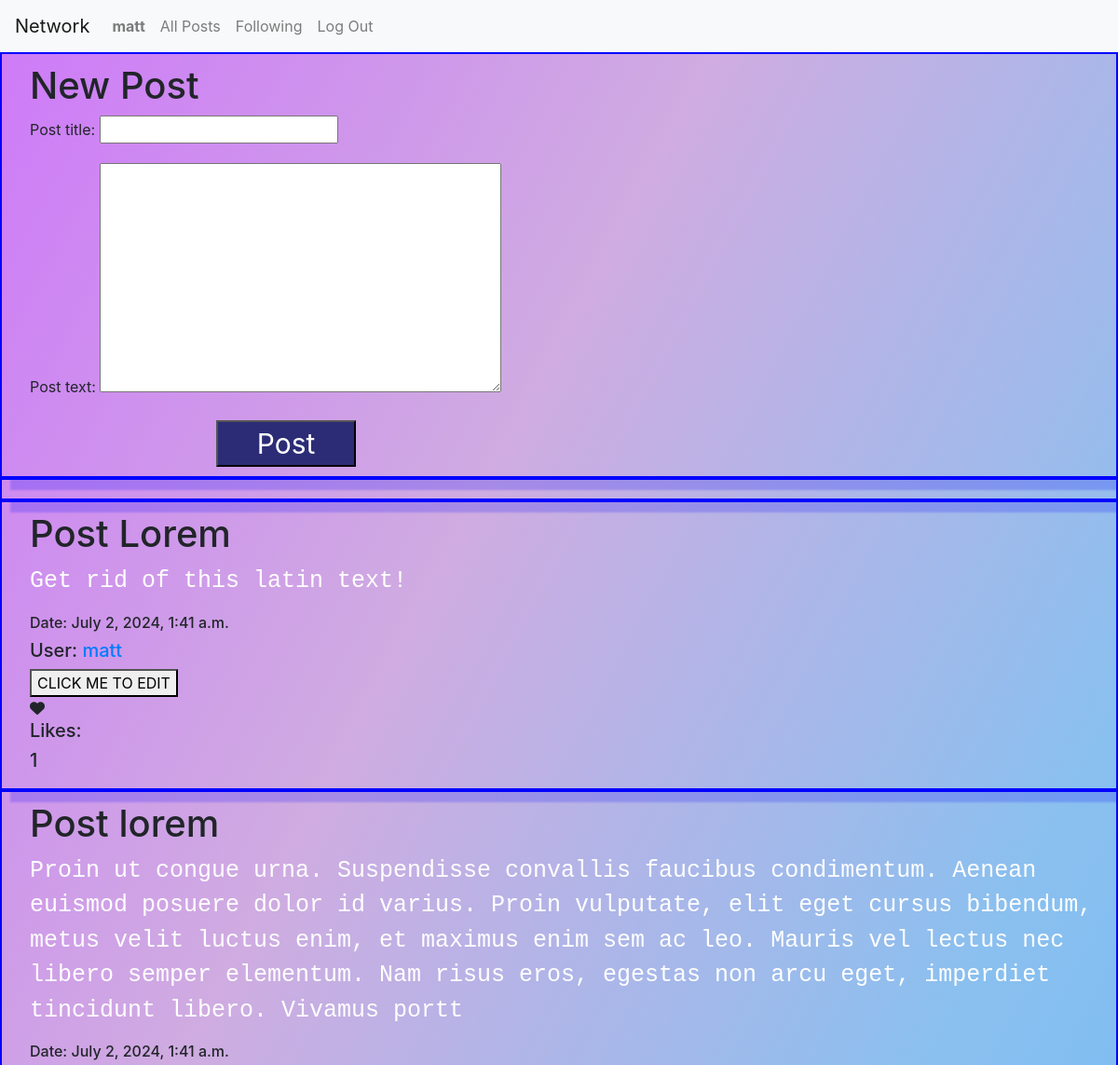
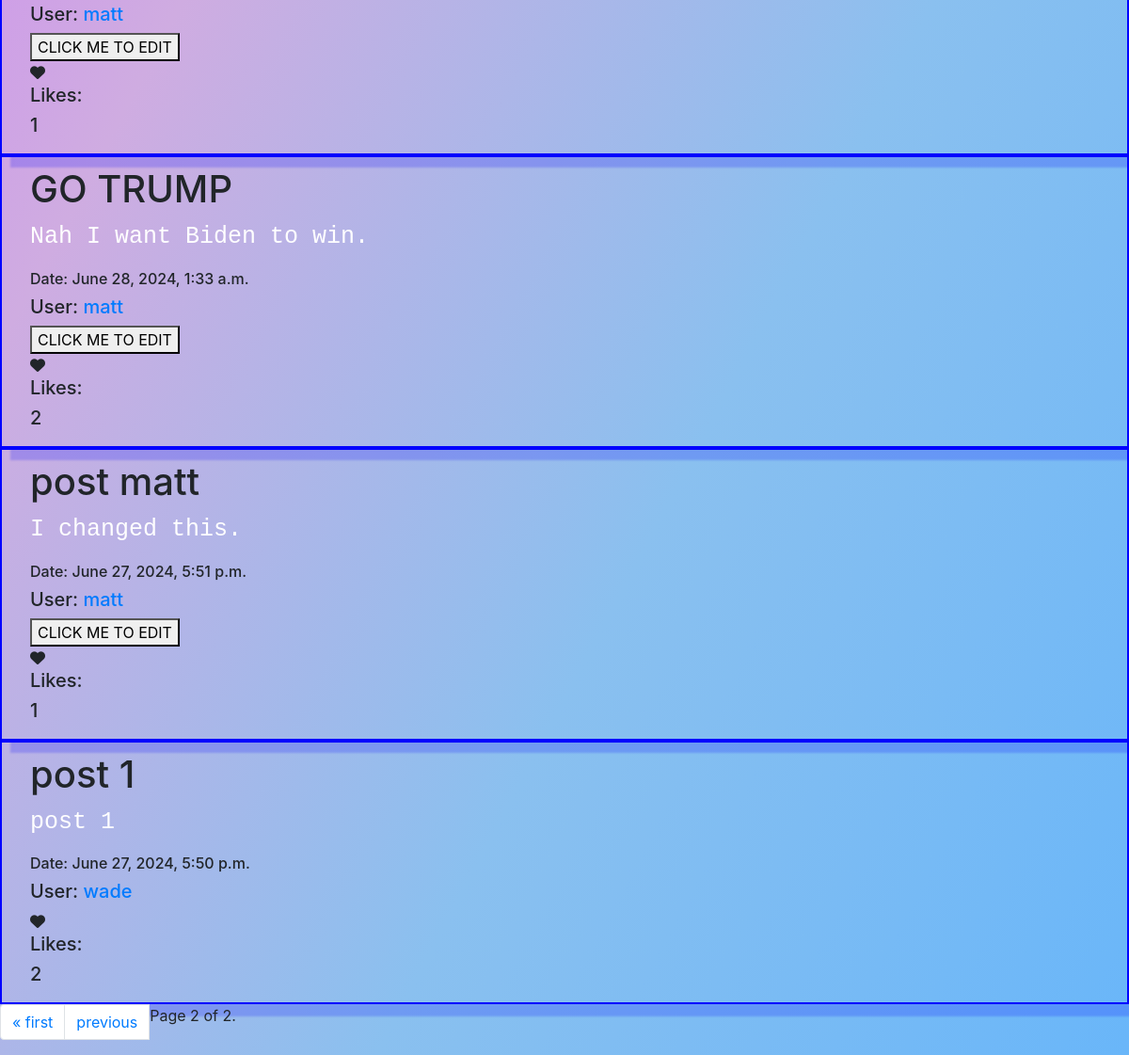
Page /?page=2 (signed in) on the committed database (2 pictures, top to bottom).
### network/models.py (models this page shows)
class User(AbstractUser):
    pass

class Posts(models.Model):
    post_title=models.CharField(max_length=20) #title
    post_text=models.TextField(max_length=330) #text
    likes=models.ManyToManyField(User,related_name="post_likes", blank=True) #likes, will be many users
    post_date=models.DateTimeField(auto_now_add=True) #date/time
    user=models.ForeignKey(User, related_name="post_author", on_delete=models.CASCADE) #user id foreign key

### network/views.py (the view, shortened to what this page needs)
# urls.py: path("", views.index, name="index"),
@login_required(login_url='login')  #requires user to be logged in to post and view forum
def index(request):
    form1=PostForm()                  #request post form
    posts=Posts.objects.all()        # gets all posts and paginates them when returning a render of the index view
    posts=posts.order_by("-post_date") # order posts by date
    for post in posts:                     # loop through all ordered posts and add a temporary attribute of the number of likes per post
        post.likes_counts=post.likes.count()
        post.likers=[user.id for user in post.likes.all()]
    p=Paginator(posts,10)            # paginating
    page_number=request.GET.get('page')
    page_obj=p.get_page(page_number)
    return render(request, "network/index.html", {'form1':form1, 'page_obj':page_obj})

### network/forms.py
class PostForm(forms.ModelForm):
    class Meta:
        model = Posts
        fields = ['post_title', 'post_text']

### network/templates/network/index.html (shortened to what this page needs)
{% extends "network/layout.html" %}
{% block body %}
<form method="POST" class="wade_form">
    <h1> New Post </h1>
    {{ form1.as_p }}
    <button id="button" type="submit">Post</button>
</form>
<div class="text-area"></div>
{% for page in page_obj %}
<div class="post" data-post-id="{{page.id}}"><h1>{{page.post_title}}</h1>
    <p>{{page.post_text}}</p>
    <h6>Date: {{page.post_date}}</h6>
    <h5>User: <a href="{% url 'profile' page.user.id %}">{{ page.user.username }}</a></h5>
    {% if page.user.id == request.user.id %}
<button  class="edit" data-post_id="{{page.id}}">CLICK ME TO EDIT</button>
{% endif %}
<div class="heartcontainer" data-user="{{request.user.id}}" data-post="{{page.id}}">
    {% if request.user.id in page.likers %}
    <i class="fa-solid fa-heart"></i>
{% else %}
    <i class="fa-regular fa-heart"></i>
{% endif %}
</div>
<h5>Likes:</h5>
<h5 id="likes-count-{{page.id}}">{{page.likes.count}}</h5>
</div class="endLine">
{% endfor %}
<nav aria-label="Page navigation">
    <ul class="pagination">
        {% if page_obj.paginator.num_pages > 0 %}
        {% if page_obj.has_previous %}
            <li class="page-item"><a href="?page=1" class="page-link">&laquo; first</a></li>
            <li class="page-item"><a href="?page={{ page_obj.previous_page_number }}" class="page-link">previous</a></li>
        {% endif %}
        <li>
        <span class="pagination">
            Page {{ page_obj.number }} of {{ page_obj.paginator.num_pages }}.
        </span>
        </li>
        {% else %}
        <H1> No pages to display</H1>
        {% endif %}
    </ul>
    </nav>
{% endblock %}

### network/templates/network/layout.html (shortened to what this page needs)
{% load static %}
<!DOCTYPE html>
<html lang="en">
    <head>
        <link rel="stylesheet" href="https://stackpath.bootstrapcdn.com/bootstrap/4.4.1/css/bootstrap.min.css">
        <link href="{% static 'network/styles.css' %}" rel="stylesheet">
    </head>
    <body>
        <nav class="navbar navbar-expand-lg navbar-light bg-light">
            <a class="navbar-brand" href="#">Network</a>
            <div>
              <ul class="navbar-nav mr-auto">
                {% if user.is_authenticated %}
                    <li class="nav-item">
                        <a class="nav-link" href="#"><strong>{{ user.username }}</strong></a>
                    </li>
                {% endif %}
                <li class="nav-item">
                  <a class="nav-link" href="{% url 'index' %}">All Posts</a>
                </li>
                {% if user.is_authenticated %}
                    <li class="nav-item">
                        <a class="nav-link" href="{% url 'following' user.id %}">Following</a>
                    </li>
                    <li class="nav-item">
                        <a class="nav-link" href="{% url 'logout' %}">Log Out</a>
                    </li>
                {% endif %}
              </ul>
            </div>
          </nav>
        <div class="body">
            {% block body %}
            {% endblock %}
        </div>
    </body>
</html>

### network/static/network/styles.css (style rules this page uses)
.post { align-content: center; align-self: flex-end; box-shadow: 12px 12px 2px 1px rgba(0, 0, 255, .2); border: 2px solid blue; padding-left: 30px; padding-bottom: 10px; padding-top: 10px; }
.post p { font-size: 25px; font-family: 'Courier New', Courier, monospace; color:rgb(255, 255, 255); }
.wade_form { align-content: center; align-self: flex-end; box-shadow: 12px 12px 2px 1px rgba(0, 0, 255, .2); border: 2px solid blue; padding-left: 30px; padding-bottom: 10px; padding-top: 10px; }
#button { float: left; margin-left: 200px; width: 150px; height: 50px; font-size: 30px; background-color: rgb(44, 44, 118); color: white; }
.text-area { align-content: center; align-self: flex-end; box-shadow: 12px 12px 2px 1px rgba(0, 0, 255, .2); border: 2px solid blue; padding-left: 30px; padding-bottom: 10px; padding-top: 10px; }
body { background: linear-gradient(to bottom right, rgb(206, 121, 249), rgb(207, 172, 225), rgb(138, 192, 239), rgb(105, 182, 249)) }

### rows in the picture
User: username "matt"
Posts: post_title "Post Lorem", post_text "Get rid of this latin text!", post_date "July 2, 2024, 1:41 a.m.", user.username "matt", likes.count "1"
Posts: post_title "Post lorem", post_text "Proin ut congue urna. Suspendisse convallis faucibus condimentum. Aenean euismod posuere dolor id varius. Proin vulputate, elit eget cursus bibendum, metus velit luctus enim, et maximus enim sem ac leo. Mauris vel lectus nec libero semper elementum. Nam risus eros, egestas non arcu eget, imperdiet tincidunt libero. Vivamus portt", post_date "July 2, 2024, 1:41 a.m.", user.username "matt", likes.count "1"
Posts: post_title "GO TRUMP", post_text "Nah I want Biden to win.", post_date "June 28, 2024, 1:33 a.m.", user.username "matt", likes.count "2"
Posts: post_title "post matt", post_text "I changed this.", post_date "June 27, 2024, 5:51 p.m.", user.username "matt", likes.count "1"
Posts: post_title "post 1", post_text "post 1", post_date "June 27, 2024, 5:50 p.m.", user.username "wade", likes.count "2"

### other values in the picture
{{ page_obj.number }} "2"
{{ page_obj.paginator.num_pages }} "2"
